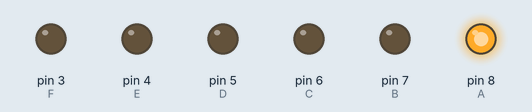
Recording of a sketch running on a simulated Arduino Uno, built with avr-gcc and run on an emulated ATmega328P. On the bench: output pins drawn as LEDs (lit = HIGH).

Above: at 0.05 s.
At 0.55 s:
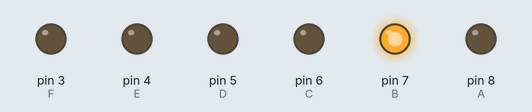
At 0.75 s:
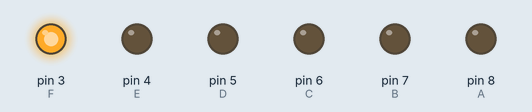
At 1.45 s:
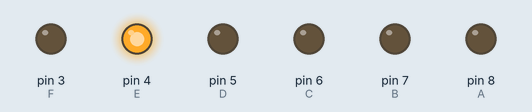
At 2.15 s:
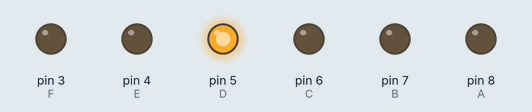
At 2.85 s:
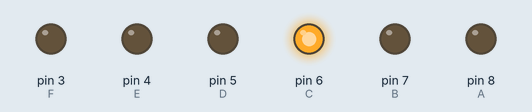
Timing chart, 0 to 3.1 s (numbered marks = the images above):
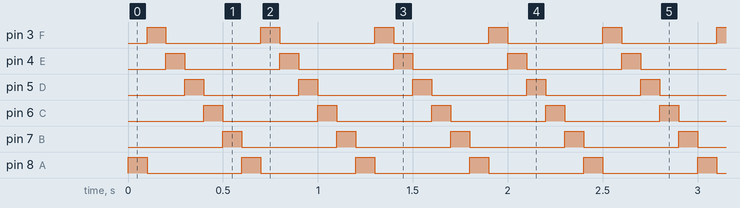

Measured:
- by itself, pin 3 (F), pin 4 (E), pin 5 (D), pin 6 (C), pin 7 (B), pin 8 (A): alternates HIGH for 0.10 s and LOW for 0.50 s
- by itself, everything shown: repeats every 0.60 s, in 6 steps

The sketch:

circular_display_animation.ino
```cpp
#define A  8
#define B  7
#define C  6
#define D  5
#define E  4
#define F  3

void setup() {
   pinMode(A, OUTPUT);
   pinMode(B, OUTPUT);
   pinMode(C, OUTPUT);
   pinMode(D, OUTPUT);
   pinMode(E, OUTPUT);
   pinMode(F, OUTPUT);
}

void loop() {

   digitalWrite(A, HIGH); // ВЕРХНЯЯ ГРАНИЦА(А)
   digitalWrite(B, LOW);
   digitalWrite(C, LOW);
   digitalWrite(D, LOW);
   digitalWrite(E, LOW);
   digitalWrite(F, LOW);
   delay(100);

   digitalWrite(A, LOW); // ЛЕВАЯ ГРАНИЦА(F)
   digitalWrite(B, LOW);
   digitalWrite(C, LOW);
   digitalWrite(D, LOW);
   digitalWrite(E, LOW);
   digitalWrite(F, HIGH);
   delay(100);

   digitalWrite(A, LOW); // ЛЕВАЯ ГРАНИЦА(E)
   digitalWrite(B, LOW);
   digitalWrite(C, LOW);
   digitalWrite(D, LOW);
   digitalWrite(E, HIGH);
   digitalWrite(F, LOW);
   delay(100);

   digitalWrite(A, LOW); // НИЖНЯЯ ГРАНИЦА(D)
   digitalWrite(B, LOW);
   digitalWrite(C, LOW);
   digitalWrite(D, HIGH);
   digitalWrite(E, LOW);
   digitalWrite(F, LOW);
   delay(100);

   digitalWrite(A, LOW); // ПРАВАЯ ГРАНИЦА(С)
   digitalWrite(B, LOW);
   digitalWrite(C, HIGH);
   digitalWrite(D, LOW);
   digitalWrite(E, LOW);
   digitalWrite(F, LOW);
   delay(100);

   digitalWrite(A, LOW); // ПРАВАЯ ГРАНИЦА(В)
   digitalWrite(B, HIGH);
   digitalWrite(C, LOW);
   digitalWrite(D, LOW);
   digitalWrite(E, LOW);
   digitalWrite(F, LOW);
   delay(100);
}
```
